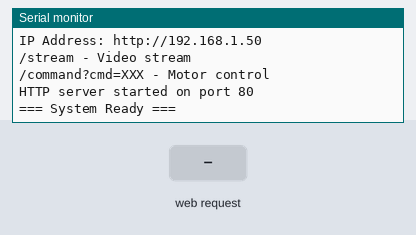
This sketch was run on a simulated ESP32. Parts: the last lines printed to the serial monitor. The test bench sets the inputs (shaded band). WiFi joins after 1.5 s; servers stay silent unless stated; the camera gives no picture.

Above: at 3.0 s.
3.1 s: HTTP request GET /command?cmd=1 received
At 3.9 s:
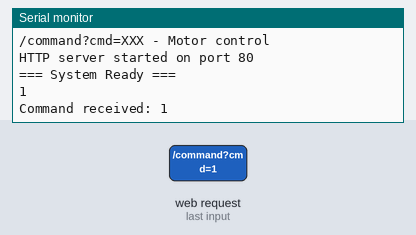
4.6 s: HTTP request GET /command?cmd=0 received
At 5.0 s:
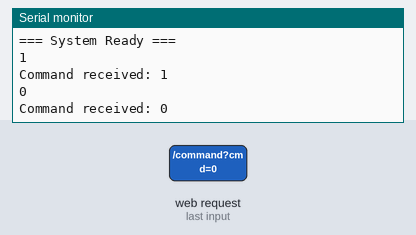

The sketch:

esp32cam_wifi_bridge.ino
```cpp
/**
 * ESP32-CAM WiFi Bridge Firmware
 *
 * Chức năng:
 * 1. Stream camera qua WiFi (MJPEG) cho Qt app
 * 2. Nhận lệnh điều khiển từ Qt app qua HTTP
 * 3. Chuyển lệnh đến Arduino Uno qua Serial UART
 *
 * Kết nối:
 * - WiFi: Stream video và nhận lệnh từ Qt app
 * - Serial (TX/RX): Gửi lệnh đến Arduino Uno
 *
 * Lưu ý:
 * - Rút chân TX/RX khi nạp code
 * - Cài đặt board: "AI Thinker ESP32-CAM"
 * - Partition Scheme: "Minimal SPIFFS"
 */

#include "esp_camera.h"
#include "WiFi.h"
#include "WebServer.h"

// ==================== CẤU HÌNH WIFI ====================
const char* ssid = "YOUR_WIFI_SSID";        // Thay bằng WiFi của bạn
const char* password = "YOUR_WIFI_PASSWORD"; // Thay bằng mật khẩu WiFi

// ==================== CẤU HÌNH CAMERA ====================
#define CAMERA_MODEL_AI_THINKER
#define PWDN_GPIO_NUM     32
#define RESET_GPIO_NUM    -1
#define XCLK_GPIO_NUM     0
#define SIOD_GPIO_NUM     26
#define SIOC_GPIO_NUM     27
#define Y9_GPIO_NUM       35
#define Y8_GPIO_NUM       34
#define Y7_GPIO_NUM       39
#define Y6_GPIO_NUM       36
#define Y5_GPIO_NUM       21
#define Y4_GPIO_NUM       19
#define Y3_GPIO_NUM       18
#define Y2_GPIO_NUM       5
#define VSYNC_GPIO_NUM    25
#define HREF_GPIO_NUM     23
#define PCLK_GPIO_NUM     22

// ==================== CẤU HÌNH SERIAL ====================
#define SERIAL_BAUD 115200
#define SERIAL_TX 1  // GPIO1 (TX)
#define SERIAL_RX 3  // GPIO3 (RX)

// ==================== BIẾN TOÀN CỤC ====================
WebServer server(80);
bool cameraInitialized = false;

// ==================== KHỞI TẠO CAMERA ====================
bool initCamera() {
  camera_config_t config;
  config.ledc_channel = LEDC_CHANNEL_0;
  config.ledc_timer = LEDC_TIMER_0;
  config.pin_d0 = Y2_GPIO_NUM;
  config.pin_d1 = Y3_GPIO_NUM;
  config.pin_d2 = Y4_GPIO_NUM;
  config.pin_d3 = Y5_GPIO_NUM;
  config.pin_d4 = Y6_GPIO_NUM;
  config.pin_d5 = Y7_GPIO_NUM;
  config.pin_d6 = Y8_GPIO_NUM;
  config.pin_d7 = Y9_GPIO_NUM;
  config.pin_xclk = XCLK_GPIO_NUM;
  config.pin_pclk = PCLK_GPIO_NUM;
  config.pin_vsync = VSYNC_GPIO_NUM;
  config.pin_href = HREF_GPIO_NUM;
  config.pin_sccb_sda = SIOD_GPIO_NUM;
  config.pin_sccb_scl = SIOC_GPIO_NUM;
  config.pin_pwdn = PWDN_GPIO_NUM;
  config.pin_reset = RESET_GPIO_NUM;
  config.xclk_freq_hz = 20000000;
  config.pixel_format = PIXFORMAT_JPEG;

  // Chất lượng ảnh - thấp hơn = nhanh hơn
  config.frame_size = FRAMESIZE_QVGA;  // 320x240 (nhanh)
  config.jpeg_quality = 15;            // 10-63 (thấp hơn = đẹp hơn)
  config.fb_count = 1;

  // Khởi tạo camera
  esp_err_t err = esp_camera_init(&config);
  if (err != ESP_OK) {
    Serial.printf("Camera init failed: 0x%x\n", err);
    return false;
  }

  Serial.println("Camera initialized successfully");
  return true;
}

// ==================== HANDLER: VIDEO STREAM ====================
void handleStream() {
  camera_fb_t *fb = NULL;

  // Lấy frame từ camera
  fb = esp_camera_fb_get();
  if (!fb) {
    server.send(500, "text/plain", "Camera capture failed");
    return;
  }

  // Gửi MJPEG frame
  server.setContentLength(fb->len);
  server.send(200, "image/jpeg");
  server.sendContent((const char*)fb->buf, fb->len);

  // Release framebuffer
  esp_camera_fb_return(fb);
}

// ==================== HANDLER: NHẬN LỆNH ĐIỀU KHIỂN ====================
void handleCommand() {
  // Kiểm tra có tham số 'cmd' không
  if (!server.hasArg("cmd")) {
    server.send(400, "text/plain", "ERROR: Missing 'cmd' parameter");
    return;
  }

  // Lấy lệnh từ URL
  String command = server.arg("cmd");

  // Gửi lệnh đến Arduino qua Serial
  Serial.println(command);

  // Phản hồi cho Qt app
  server.send(200, "text/plain", "OK: " + command);

  // Log để debug
  Serial.print("Command received: ");
  Serial.println(command);
}

// ==================== HANDLER: TRANG CHỦ ====================
void handleRoot() {
  String html = "<html><head><title>ESP32-CAM Smart Trash</title></head><body>";
  html += "<h1>Smart Trash Can - ESP32-CAM Bridge</h1>";
  html += "<h2>Endpoints:</h2>";
  html += "<ul>";
  html += "<li><a href='/stream'>/stream</a> - Video stream</li>";
  html += "<li>/command?cmd=FORWARD - Send motor command</li>";
  html += "</ul>";
  html += "<h2>Available Commands:</h2>";
  html += "<ul>";
  html += "<li>FORWARD, BACKWARD, LEFT, RIGHT</li>";
  html += "<li>ROTATE_LEFT, ROTATE_RIGHT, STOP</li>";
  html += "</ul>";
  html += "</body></html>";

  server.send(200, "text/html", html);
}

// ==================== HANDLER: TRẠNG THÁI ====================
void handleStatus() {
  String status = "{";
  status += "\"camera\":" + String(cameraInitialized ? "true" : "false") + ",";
  status += "\"wifi\":\"connected\",";
  status += "\"ip\":\"" + WiFi.localIP().toString() + "\"";
  status += "}";

  server.send(200, "application/json", status);
}

// ==================== SETUP ====================
void setup() {
  // Khởi tạo Serial với Arduino
  Serial.begin(SERIAL_BAUD);
  Serial.println("\n=== ESP32-CAM WiFi Bridge ===");
  Serial.println("Starting system...");

  // Khởi tạo camera
  cameraInitialized = initCamera();

  // Kết nối WiFi
  Serial.print("Connecting to WiFi");
  WiFi.begin(ssid, password);

  int attempts = 0;
  while (WiFi.status() != WL_CONNECTED && attempts < 20) {
    delay(500);
    Serial.print(".");
    attempts++;
  }

  if (WiFi.status() == WL_CONNECTED) {
    Serial.println("\nWiFi connected!");
    Serial.print("IP Address: http://");
    Serial.println(WiFi.localIP());
    Serial.println("/stream - Video stream");
    Serial.println("/command?cmd=XXX - Motor control");
  } else {
    Serial.println("\nWiFi connection failed!");
  }

  // Cấu hình routes cho web server
  server.on("/", handleRoot);
  server.on("/stream", handleStream);
  server.on("/command", handleCommand);
  server.on("/status", handleStatus);

  // Khởi động web server
  server.begin();
  Serial.println("HTTP server started on port 80");
  Serial.println("=== System Ready ===\n");
}

// ==================== LOOP ====================
void loop() {
  // Xử lý các request HTTP từ Qt app
  server.handleClient();

  // Không cần delay vì server.handleClient() cần chạy liên tục
}
```

Measured:
- after the input at 3.1 s, the serial monitor: prints a new line at once (image 1)
- after the input at 4.6 s, the serial monitor: prints a new line at once (image 2)
